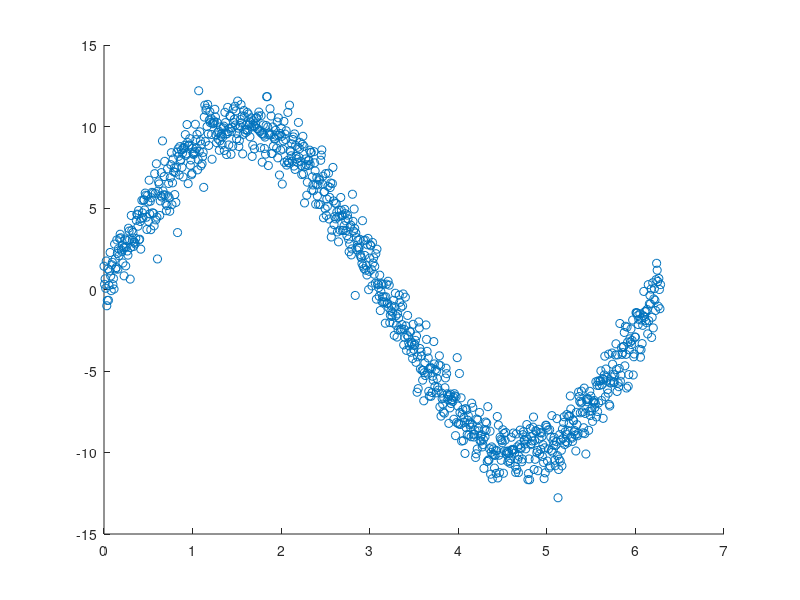

MATLAB code to generate this figure: (Note: this script raises an error after producing the figure.)
%----------------------------------PLOTS FOR DATA ANALYSIS----------------------
x=1:10
bar(x) %gives the bar chart 
x= linspace(0,2*pi, 1000)
y = sin(x)
bar(y) %plots the bar graph in sin graph shape

x = randn(1000,1) %creates random points which are normally distributed
plot(x)
hist(x) %gives histogram of x 
hist(x,50) % In order to increase the clarity of image we can increase the bin size to 50

x = 1:5
pie(x)

x = linspace(0,2*pi,1000)
y= 10*sin(x)+randn(1,1000) %sin graph with amplitude 10 with random noise
plot(x,y)
scatter(x,y)

x = randn(1000,1)
y = 5*sin(x)+random(1000,1)
plot(x,y) %plots buch of points 
scatter(x,y) % we can find some kind of pattern in the graph
%When we are doing data analysis if the points are random we can use scatter plot to see the pattern

%------------------------------------SUBPLOTS------------------------------
x = linspace(0,2*pi,100)
y = sin(x)
z = y*randn(1,100)
plot(x,z)
plot(x,z,x,y)
subplot(2,1,1) %no.of rows in subplot, no.of columns in subplot, which subplot we are plotting
plot(x,y) %plots x,y in 1st slot
subplot(2,1,2) 
plot(x,z) %plot x,z in 2nd slot

%------------------------------------3D PLOTS------------------------------

A = randn(100,100) %x,y
size(A) %100,100
%we can do contour plot or plot 3D plot
surf(A) %We can pass x,y axis manually, We can see in Documentation
contour(A) %gives the 2D plot of data 

x = linspace(1,2*pi,100)
y = sin(x)
plot(x,y)
title('Plot of sin(X)')
xlabel("X-axis")
ylabel("Y-axis")
y1=cos(x)
subplot(2,1,1)
plot(x,y)
title('sin')
subplot(2,1,2)
plot(x,y1)
title('cos')